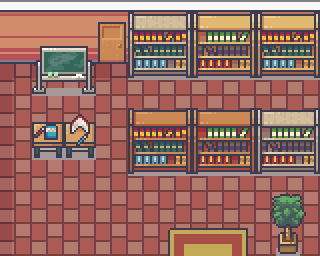

Rendered tile map (Tiled .tmx) drawn with the repository's tilesets; below, a short description and the map source with its tile grids summarised:
An orthogonal 10x8 tile map with 32x32 px tiles, 4 tile layers (Tile Layer 2, Tile Layer 3, Tile Layer 4, Above player), 3 tilesets and 16 objects (10x event, 6x collision).

<map version="1.10" tiledversion="git" orientation="orthogonal" renderorder="right-down" compressionlevel="0" width="10" height="8" tilewidth="32" tileheight="32" infinite="0" nextlayerid="8" nextobjectid="27">
 <properties>
  <property name="edges" value="clamped" />
  <property name="inside" type="bool" value="true" />
  <property name="scenario" value="spyder" />
  <property name="slug" value="candy_house3" />
  <property name="map_type" value="notype" />
 </properties>
 <tileset firstgid="1" name="Tilesets_16x16" tilewidth="32" tileheight="32" tilecount="1760" columns="40">
  <image source="../gfx/tilesets/Tilesets_16x16.png" width="1280" height="1408" />
 </tileset>
 <tileset firstgid="1761" name="Interiors_16x16" tilewidth="32" tileheight="32" tilecount="2592" columns="16">
  <image source="../gfx/tilesets/Interiors_16x16.png" width="512" height="5184" />
 </tileset>
 <tileset firstgid="4353" source="../gfx/tilesets/core_set pieces.tsx" />
 <layer id="2" name="Tile Layer 2" width="10" height="8">
  <data>[80 cells, 80 non-empty, 6 distinct tile ids]</data>
 </layer>
 <layer id="3" name="Tile Layer 3" width="10" height="8">
  <data>[80 cells, 41 non-empty, 41 distinct tile ids]</data>
 </layer>
 <layer id="7" name="Tile Layer 4" width="10" height="8">
  <data>[80 cells, 2 non-empty, 2 distinct tile ids]</data>
 </layer>
 <layer id="4" name="Above player" width="10" height="8">
  <data>[80 cells, 10 non-empty, 10 distinct tile ids]</data>
 </layer>
 <objectgroup color="#ff0000" id="5" name="Collisions">
  <object id="11" type="collision" x="128" y="0" width="192" height="64" />
  <object id="12" type="collision" x="32" y="128" width="64" height="32" />
  <object id="13" type="collision" x="256" y="224" width="64" height="32" />
  <object id="14" type="collision" x="128" y="128" width="192" height="32" />
  <object id="15" type="collision" x="0" y="0" width="96" height="64" />
  <object id="16" type="collision" x="96" y="0" width="32" height="32" />
 </objectgroup>
 <objectgroup color="#ffff00" id="6" name="Events">
  <object id="17" name="Go outside" type="event" x="192" y="224" width="32" height="32">
   <properties>
    <property name="act1" value="transition_teleport player,spyder_candy_town.tmx,2,7,0.3" />
    <property name="cond1" value="is char_at player" />
    <property name="cond2" value="is char_facing player,down" />
   </properties>
  </object>
  <object id="18" name="Create Catgirl" type="event" x="32" y="160" width="32" height="32">
   <properties>
    <property name="act1" value="create_npc spyder_candyhouse3_joanie,1,5" />
    <property name="act2" value="char_face spyder_candyhouse3_joanie,up" />
    <property name="cond1" value="not char_exists spyder_candyhouse3_joanie" />
   </properties>
  </object>
  <object id="19" name="Talk Catgirl - No Fossil" type="event" x="288" y="32" width="32" height="32">
   <properties>
    <property name="act1" value="translated_dialog spyder_candy_catgirl1" />
    <property name="act2" value="translated_dialog spyder_candy_catgirl_nofossil" />
    <property name="behav1" value="talk spyder_candyhouse3_joanie" />
    <property name="cond1" value="not has_monster player,shammer" />
    <property name="cond2" value="not has_monster player,rhincus" />
    <property name="cond3" value="not variable_set catgirl_candy_hastraded:yes" />
   </properties>
  </object>
  <object id="20" name="Talk Catgirl - Has Rhincus" type="event" x="256" y="0" width="32" height="32">
   <properties>
    <property name="act1" value="translated_dialog spyder_candy_catgirl1" />
    <property name="act2" value="translated_dialog spyder_candy_catgirl2" />
    <property name="act3" value="translated_dialog_choice yes:no,catgirl_candy_willtrade" />
    <property name="behav1" value="talk spyder_candyhouse3_joanie" />
    <property name="cond1" value="is has_monster player,rhincus" />
    <property name="cond2" value="not variable_set catgirl_candy_hastraded:yes" />
   </properties>
  </object>
  <object id="21" name="Talk Catgirl - Will Trade Rhincus" type="event" x="288" y="0" width="32" height="32">
   <properties>
    <property name="act1" value="translated_dialog spyder_candy_catgirl_willtrade" />
    <property name="act2" value="get_player_monster rhincus,slug,rhincus" />
    <property name="act3" value="trading rhincus,propellercat" />
    <property name="act4" value="set_variable catgirl_candy_hastraded:yes" />
    <property name="cond1" value="is has_monster player,rhincus" />
    <property name="cond2" value="not has_monster player,shammer" />
    <property name="cond3" value="is variable_set catgirl_candy_willtrade:yes" />
    <property name="cond4" value="not variable_set catgirl_candy_hastraded:yes" />
   </properties>
  </object>
  <object id="22" name="Talk Catgirl - Has Shammer" type="event" x="192" y="0" width="32" height="32">
   <properties>
    <property name="act1" value="translated_dialog spyder_candy_catgirl1" />
    <property name="act2" value="translated_dialog spyder_candy_catgirl2" />
    <property name="act3" value="translated_dialog_choice yes:no,catgirl_candy_willtrade" />
    <property name="behav1" value="talk spyder_candyhouse3_joanie" />
    <property name="cond1" value="is has_monster player,shammer" />
    <property name="cond2" value="not variable_set catgirl_candy_hastraded:yes" />
   </properties>
  </object>
  <object id="23" name="Talk Catgirl - Will Trade Shammer" type="event" x="224" y="0" width="32" height="32">
   <properties>
    <property name="act1" value="translated_dialog spyder_candy_catgirl_willtrade" />
    <property name="act2" value="get_player_monster shammer,slug,shammer" />
    <property name="act3" value="trading shammer,propellercat" />
    <property name="act4" value="set_variable catgirl_candy_hastraded:yes" />
    <property name="act5" value="set_mission player" />
    <property name="cond1" value="is has_monster player,shammer" />
    <property name="cond2" value="not has_monster player,rhincus" />
    <property name="cond3" value="is variable_set catgirl_candy_willtrade:yes" />
    <property name="cond4" value="not variable_set catgirl_candy_hastraded:yes" />
   </properties>
  </object>
  <object id="24" name="Go outside" type="event" x="96" y="32" width="32" height="32">
   <properties>
    <property name="act1" value="transition_teleport player,spyder_candy_town.tmx,2,3,0.3" />
    <property name="cond1" value="is char_at player" />
    <property name="cond2" value="is char_facing player,up" />
   </properties>
  </object>
  <object id="25" name="Talk Catgirl - No Fossil" type="event" x="288" y="32" width="32" height="32">
   <properties>
    <property name="act1" value="translated_dialog spyder_candy_catgirl1" />
    <property name="behav1" value="talk spyder_candyhouse3_joanie" />
    <property name="cond1" value="is variable_set catgirl_candy_hastraded:yes" />
   </properties>
  </object>
  </objectgroup>
</map>
<!-- 1 of 16 objects omitted -->
